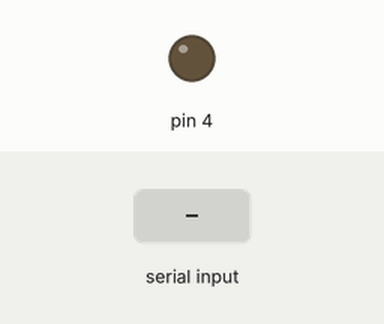
A sketch run on a simulated Arduino Uno, built with avr-gcc and run on an emulated ATmega328P. Parts: output pins drawn as LEDs (lit = HIGH). The inputs (shaded band) are chosen by the test bench.

Above: at 1.2 s.
1.3 s: "A" received over the second serial link
At 2.5 s:
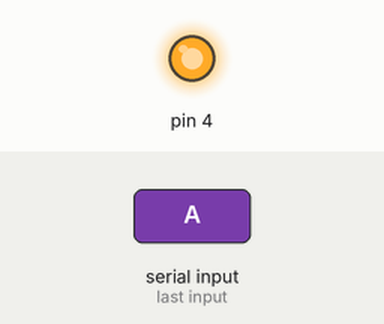
2.8 s: "a" received over the second serial link
At 4.0 s:
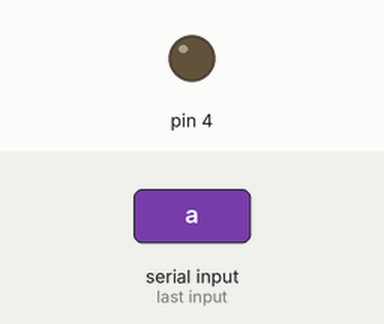
Timing chart, 0 to 5.8 s (numbered marks = the images above; inputs shaded):
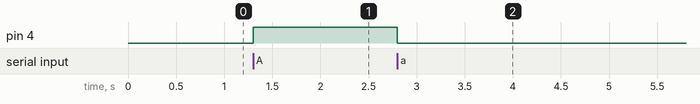

The sketch:

bluetooth.ino
```cpp
#include <SoftwareSerial.h>
 SoftwareSerial bluetooth(2,3);
void setup() {
  //char state;

 pinMode(4, OUTPUT);
 //pinMode(3, OUTPUT);
 digitalWrite(4, LOW);
 //digitalWrite(3, LOW);
 bluetooth.begin(9600);
 Serial.begin(9600);
}

void loop() {
if(bluetooth.available()>0)
{
  char state=bluetooth.read();
  switch(state){

    case 'A':
    digitalWrite(4, HIGH);
    //Serial.print("LED ON");
    bluetooth.print(" ENGINEER CYRIL IS AT ZAKS ELECTRONICS{}[[{()");
    break;
    case 'a':
    digitalWrite(4, LOW);
    //Serial.print("LED OFF");
    bluetooth.print(" LED OFF");
    break;
//    case 'B':
//    digitalWrite(3, HIGH);
//    Serial.print("LED3 ON");
//    break;
//    case 'b':
//    digitalWrite(3, LOW);
//    Serial.print("LED2 OFF");
//    break;
    default:
    break;


    }

  }

}
```

Measured:
- after the input at 1.3 s, pin 4: LOW → HIGH at once
- after the input at 2.8 s, pin 4: HIGH → LOW at once
